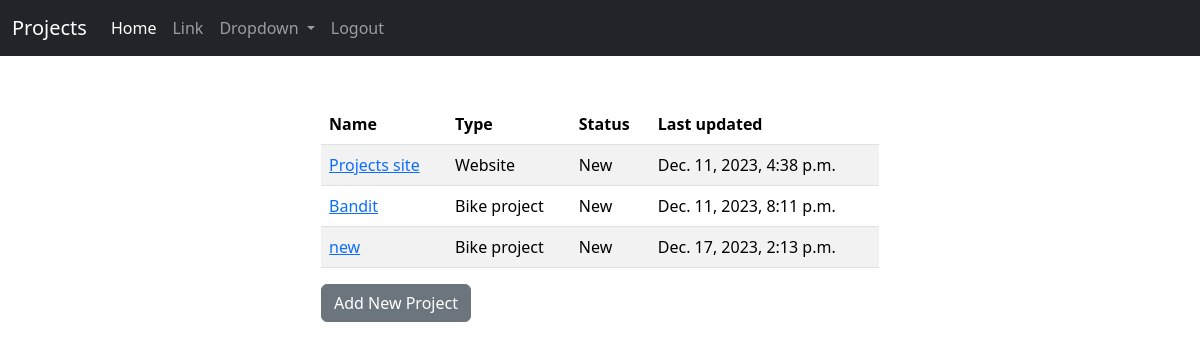
The app's page / (signed in) with its own data.
### base/models.py (models this page shows, shortened)
class project(models.Model):
    id = models.IntegerField(primary_key=True)
    created_at = models.DateTimeField(auto_now_add=True)
    parent = models.IntegerField(default=0) # 0 = parent project, else it is a subproject with a parent of parent number
    name = models.CharField(max_length=64)
    type = models.ForeignKey(type, on_delete=models.CASCADE)
    description = models.TextField()
    status = models.ForeignKey(status, on_delete=models.CASCADE)
    completed = models.BooleanField()
    archived = models.BooleanField()
    lastActivity = models.DateTimeField()

class type(models.Model):
    id = models.IntegerField(primary_key=True)
    type = models.CharField(max_length=64)
    def __str__(self):
        return self.type

class status(models.Model):
    id = models.IntegerField(primary_key=True)
    status = models.CharField(max_length=64)
    def __str__(self):
        return self.status

### base/views.py (the view)
# urls.py: path("", views.home, name = "home"),
def home(request):
    projects = project.objects.filter(parent=0)
    if request.method =="POST":
        username = request.POST['username']
        password = request.POST['password']
        user = authenticate(request, username=username, password=password)
        if user is not None:
            login(request, user)
            return redirect('home')
        else:
            messages.success(request, "There was a problem")
            return redirect("home")
    else:
        return render(request, 'home.html', {'projects': projects})

### base/templates/home.html
{% extends "base.html" %}
{% block content %}
<div class="col-md-6 offset-md-3">
    {% if user.is_authenticated %}
        <br><br>
        {% if projects %}
        <table class="table table-striped table-hover">
            <thead>
              <tr>
                <th scope="col">Name</th>
                <th scope="col">Type</th>
                <th scope="col">Status</th>
                <th scope="col">Last updated</th>
              </tr>
            </thead>
            <tbody>
            {% for project in projects %}
                <tr>
                    <td><a href="{% url 'project_view' pk=project.id %}"> {{ project.name }}</a></td>
                    <td>{{ project.type }}</td>
                    <td>{{ project.status }}</td>
                    <td>{{ project.lastActivity }}</td>
                </tr>
            {% endfor %}
        </tbody>
        </table>
        {% else %}
        <p>
            No projects found
        </p>
            {% endif %}
            <a href="{% url 'create_project' %}" class="btn btn-secondary">Add New Project</a>
    {% else %}
        {% include 'login.html' %}
    {% endif %}
</div>
{% endblock %}

### records on screen
project: name "Projects site", type "Website", status "New", lastActivity "Dec. 11, 2023, 4:38 p.m."
project: name "Bandit", type "Bike project", status "New", lastActivity "Dec. 11, 2023, 8:11 p.m."
project: name "new", type "Bike project", status "New", lastActivity "Dec. 17, 2023, 2:13 p.m."
